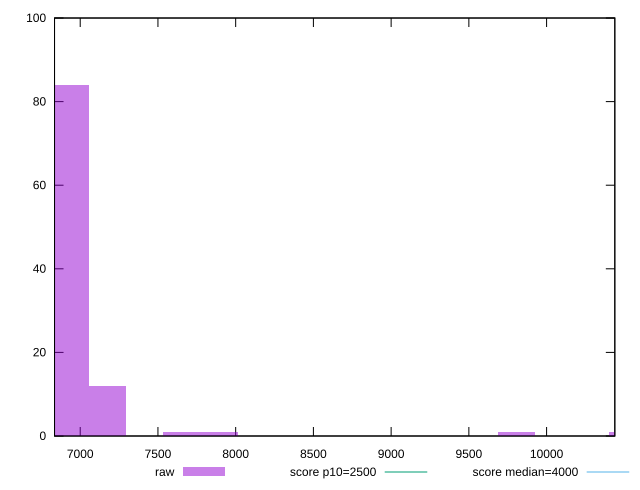

Source code (gnuplot):
reset

$raw <<EOF
10523.360306675711 1
9805.858467584187 1
7653.352950309609 1
7892.520230006784 1
6935.851111218083 84
7175.018390915258 12
EOF

set key outside below
set boxwidth 239.16727969717527
set xrange [6834.8009999999995:10438.917499999996]
set yrange [0:100]
set trange [0:100]
set style fill transparent solid 0.5 noborder

set parametric
set terminal svg size 640, 490 enhanced background rgb 'white'
set output "report_00017_2021-02-10T15-08-03.406Z/largest-contentful-paint/samples/pages+cached+noadtech+nomedia/raw/histogram.svg"

plot $raw title "raw" with boxes, \
     2500,t title "score p10=2500", \
     4000,t title "score median=4000"

reset
